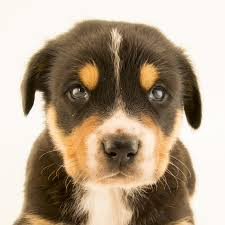
#> input picture Image/download.jpg, 225 x 225 px
$ python Contour.py
#> lines starting #> are read from the running program, lines starting #| are printed output that depends on the picture; after the words box and inside, x2 and y2 are one past the last pixel; in counts of white or black regions, pixels touching at a corner belong together
import cv2 as cv
import numpy as np

img= cv.imread("Image//download.jpg")
#> img is the input picture: shape (225, 225, 3); mean B, G, R 138.5, 159.6, 177.4

# convert to grey scale
grey = cv.cvtColor(img,cv.COLOR_BGR2GRAY)
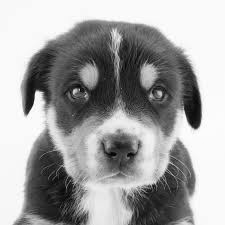
#> grey: shape (225, 225); min 1, max 255, mean 162.5
# cv.imshow("grey",grey)

blur = cv.GaussianBlur(grey,(3,3),cv.BORDER_DEFAULT)
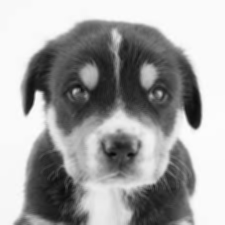
#> blur: shape (225, 225); min 9, max 253, mean 162.5

# edge detector using canny
canny = cv.Canny(blur,125,175)
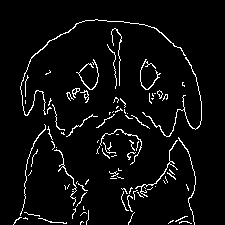
#> canny: shape (225, 225); 4.9% white in thin lines or dots, all inside (x1, y1, x2, y2) = (13, 19, 202, 225)
cv.imshow("grey",canny)

# [12 lines of commented-out code are left out]

ret, thresh = cv.threshold(grey,125,255,cv.THRESH_BINARY)
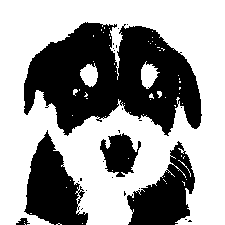
#> thresh: shape (225, 225); 60% white; 25 black regions (20 under 20 px)
# cv.imshow("thresh", thresh)
contours, hierachies = cv.findContours(thresh,cv.RETR_LIST,cv.CHAIN_APPROX_SIMPLE)
#> contours = 104 contours, 98 with area under 20; largest, box (x1, y1, x2, y2) and area: (0, 0, 225, 225) 43411, (23, 21, 203, 137) 13704, (99, 132, 142, 178) 1191, (141, 61, 160, 89) 281, (80, 63, 98, 87) 268, (78, 190, 86, 200) 32
print(len(contours))
#| 104


"""----------------------------------------------------"""
blank = np.zeros(img.shape, 'uint8')
cv.imshow("blank", blank)

cv.drawContours(blank,contours,-1,(255,255,255),1)
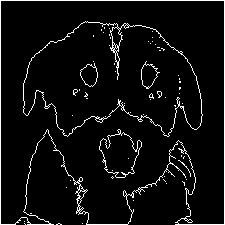
#> blank: shape (225, 225, 3); 5.5% white in thin lines or dots
cv.imshow("",blank) # it similar to canny but not really
cv.waitKey(0)
